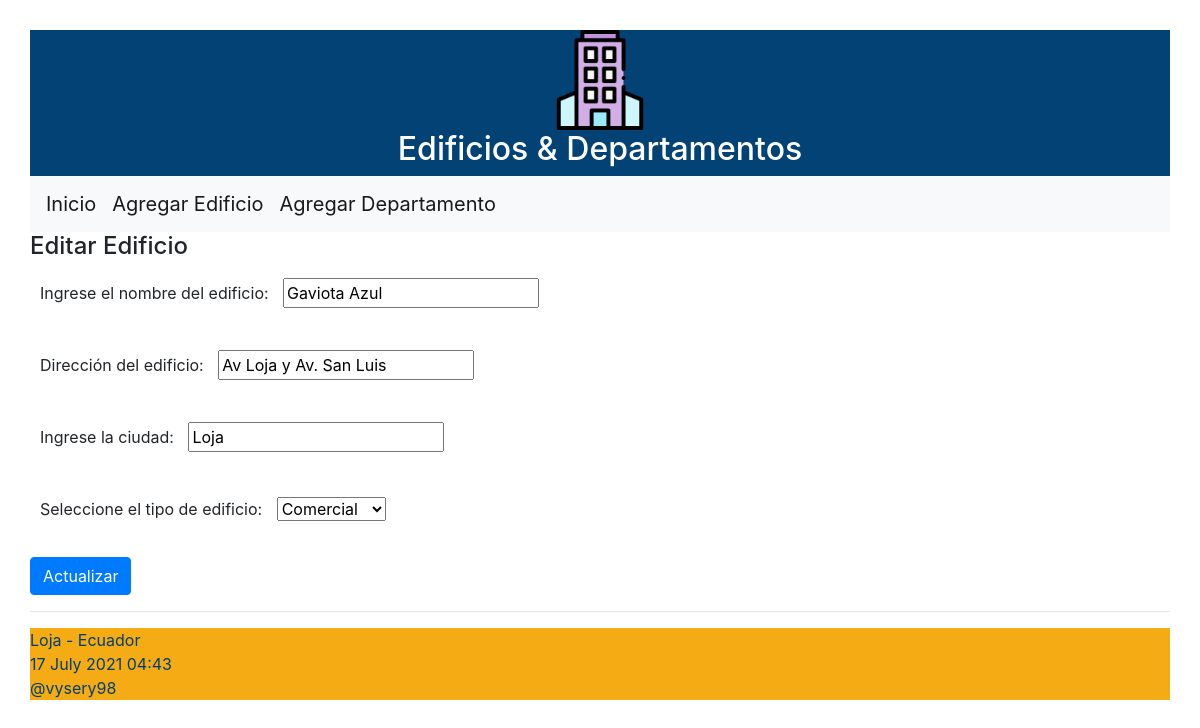
Screenshot of /editar_edificio/1 with the database file from the repository.
### ordenamiento/models.py (models this page shows, shortened)
class Edificio(models.Model):
	opciones_tipo = (
	    ('residencial','Residencial'),
	    ('comercial','Comercial'),
    )
	nombre = models.CharField("Nombre del edificio", max_length=50)
	direccion = models.CharField("Dirección", max_length=50)
	ciudad = models.CharField("Ciudad", max_length=50)
	tipo_edificio = models.CharField("Tipo", max_length=30,
        choices=opciones_tipo)

### ordenamiento/views.py (the view)
# urls.py: path('editar_edificio/<int:id>', views.editar_edificio,
def editar_edificio(request, id):
    edificio = Edificio.objects.get(pk=id)
    if request.method=='POST':
        formulario = EdificioForm(request.POST, instance=edificio)
        print(formulario.errors)
        if formulario.is_valid():
            formulario.save()
            return redirect(index)
    else:
        formulario = EdificioForm(instance=edificio)
    diccionario = {'formulario': formulario}
    return render(request, 'editarEdificio.html', diccionario)

### ordenamiento/forms.py (shortened to what this page needs)
class EdificioForm(ModelForm):
    class Meta:
        model = Edificio
        fields = ['nombre', 'direccion', 'ciudad', 'tipo_edificio']
        labels = {
            'nombre': _('Ingrese el nombre del edificio'),
            'direccion': _('Dirección del edificio'),
            'ciudad': _('Ingrese la ciudad'),
            'tipo_edificio': _('Seleccione el tipo de edificio'),
        }

### ordenamiento/templates/editarEdificio.html (shortened to what this page needs)
{% extends "master.html" %}
{% block content %}
<h4>Editar Edificio</h4>
<form action="" method="post">
  {{formulario.as_p}}
  <p><button type="submit" class="btn btn-primary">Actualizar</button></p>
</form>
{% endblock %}

### ordenamiento/static/css/estilos.css (style rules this page uses)
body { background: #FEFEFD; padding: 30px; }
label { padding: 12px 10px; }

### rows the page displays
Edificio: nombre "Gaviota Azul", direccion "Av Loja y Av. San Luis", ciudad "Loja", tipo_edificio "Comercial"
